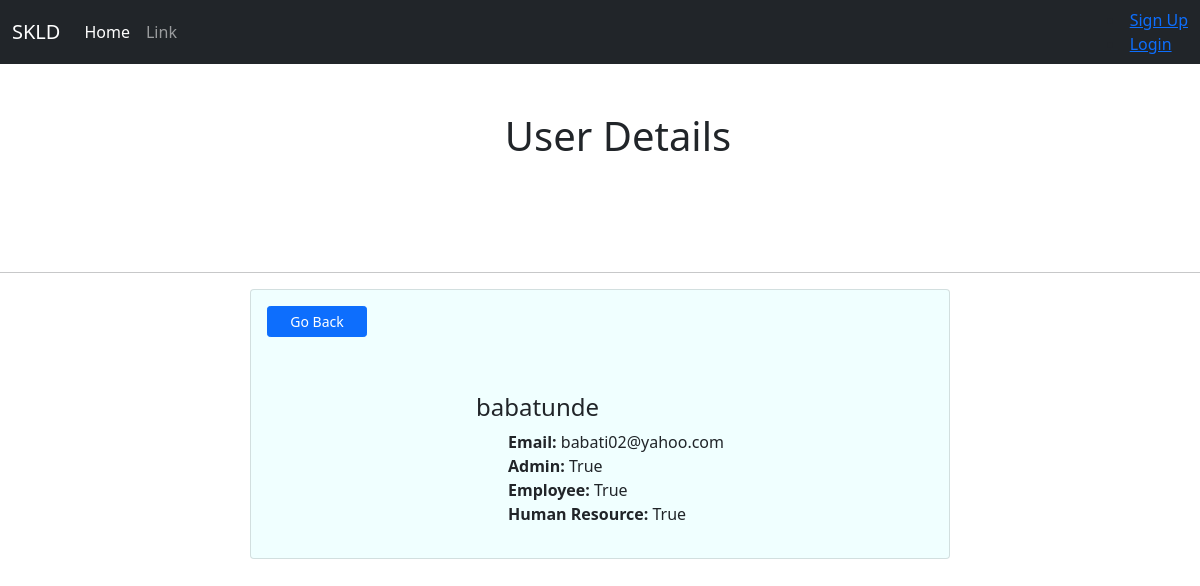
The app's page /userdetails/1/ with its own data.
### account/models.py (models this page shows, shortened)
class Account(AbstractBaseUser):
    email         = models.EmailField(verbose_name='email', max_length=60, unique=True)
    username      = models.CharField(max_length = 60, unique=True)
    date_joined   = models.DateTimeField(verbose_name='date joined', auto_now_add=True)
    last_login    = models.DateTimeField(verbose_name='last login', auto_now_add=True)
    is_admin      = models.BooleanField(default=False)
    is_active     = models.BooleanField(default=True)
    is_staff      = models.BooleanField(default=False)
    is_superuser  = models.BooleanField(default=False)
    is_employee   = models.BooleanField(default=False)
    is_hr         = models.BooleanField(default=False)
    USERNAME_FIELD = 'email'
    REQUIRED_FIELDS = ['username']
    objects = MyAccountManager()

### account/views.py (the view)
# urls.py: path('userdetails/<str:pk>/', views.userDetails, name='userdetails'),
def userDetails(request, pk):
    account = Account.objects.get(id = pk)
    context = {
        'account': account
    }
    return render(request, 'account/userdetails.html', context)

### account/templates/account/userdetails.html (shortened to what this page needs)
{% extends 'account/base.html' %}
{% block content %}
<div class="container m-5">
    <center>
        <h1> User Details </h1>
    </center>
</div>
<br>
<br>
<hr>
<div class="col-md-7 mx-auto">
    <div class="card mb-3" style="max-width: 800px; background-color: azure;">
        <a href="{% url 'user' %}" class="btn btn-primary btn-sm m-3" style="float: left; width: 100px;">Go
            Back</a><br>
        <div class="row g-0 mx-auto">
            <div>
                <div class="card-body">
                    <h4 class="card-title">{{account.username}}</h4>
                    <ul>
                        <div class="card-text"><b>Email:</b> {{account.email}}</div>
                        <div class="card-text"><b>Admin:</b> {{account.is_admin}}</div>
                        <div class="card-text"><b>Employee:</b> {{account.is_employee}}</div>
                        <div class="card-text"><b>Human Resource:</b> {{account.is_hr}}</div>
                    </ul>
                </div>
            </div>
        </div>
    </div>
</div>
{% endblock content %}

### records on screen
Account: username "babatunde", email "babati02@yahoo.com", is_admin "True", is_employee "True", is_hr "True"
